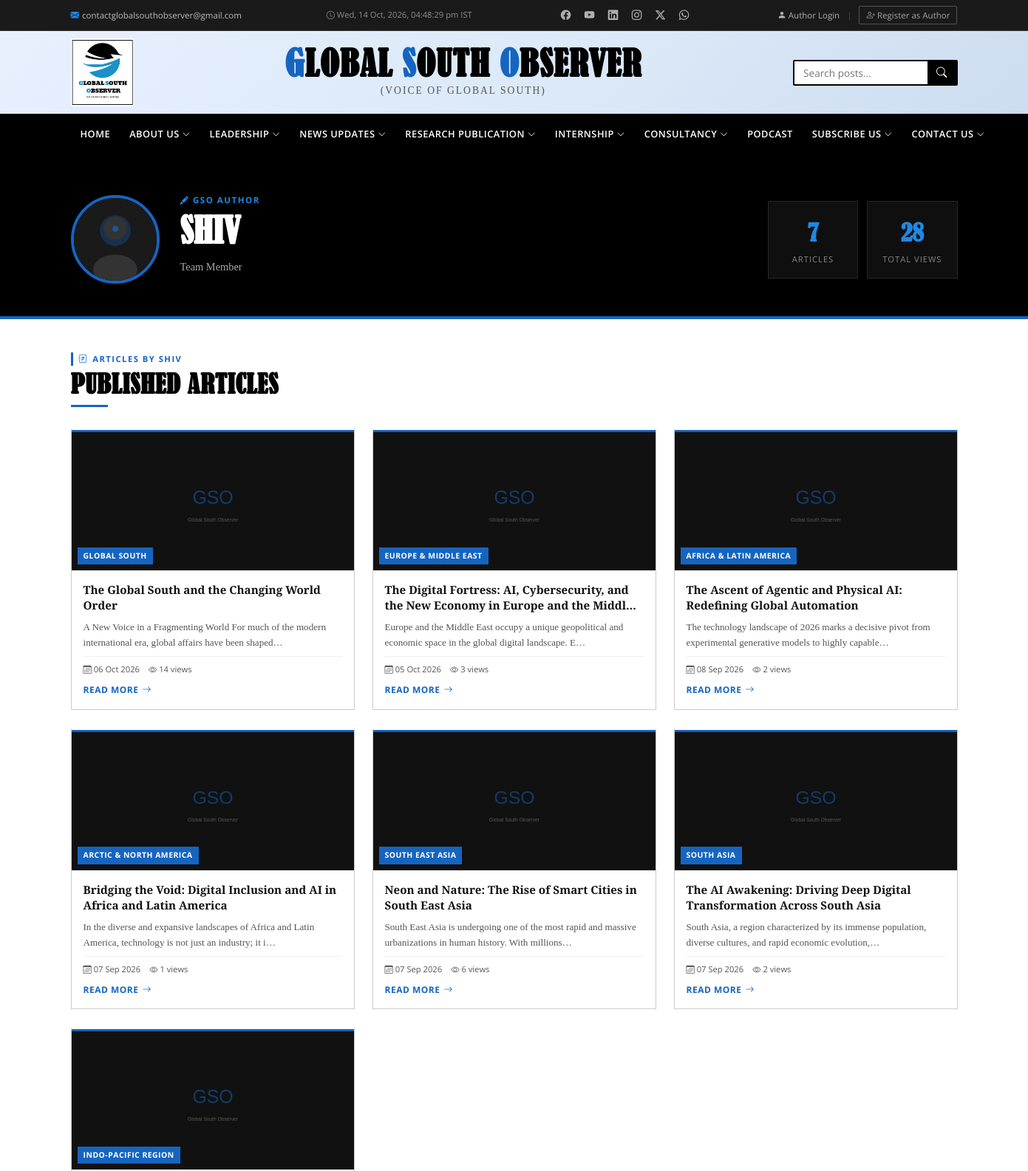
The page /author/shiv/ (upper part) on the database as committed earlier.
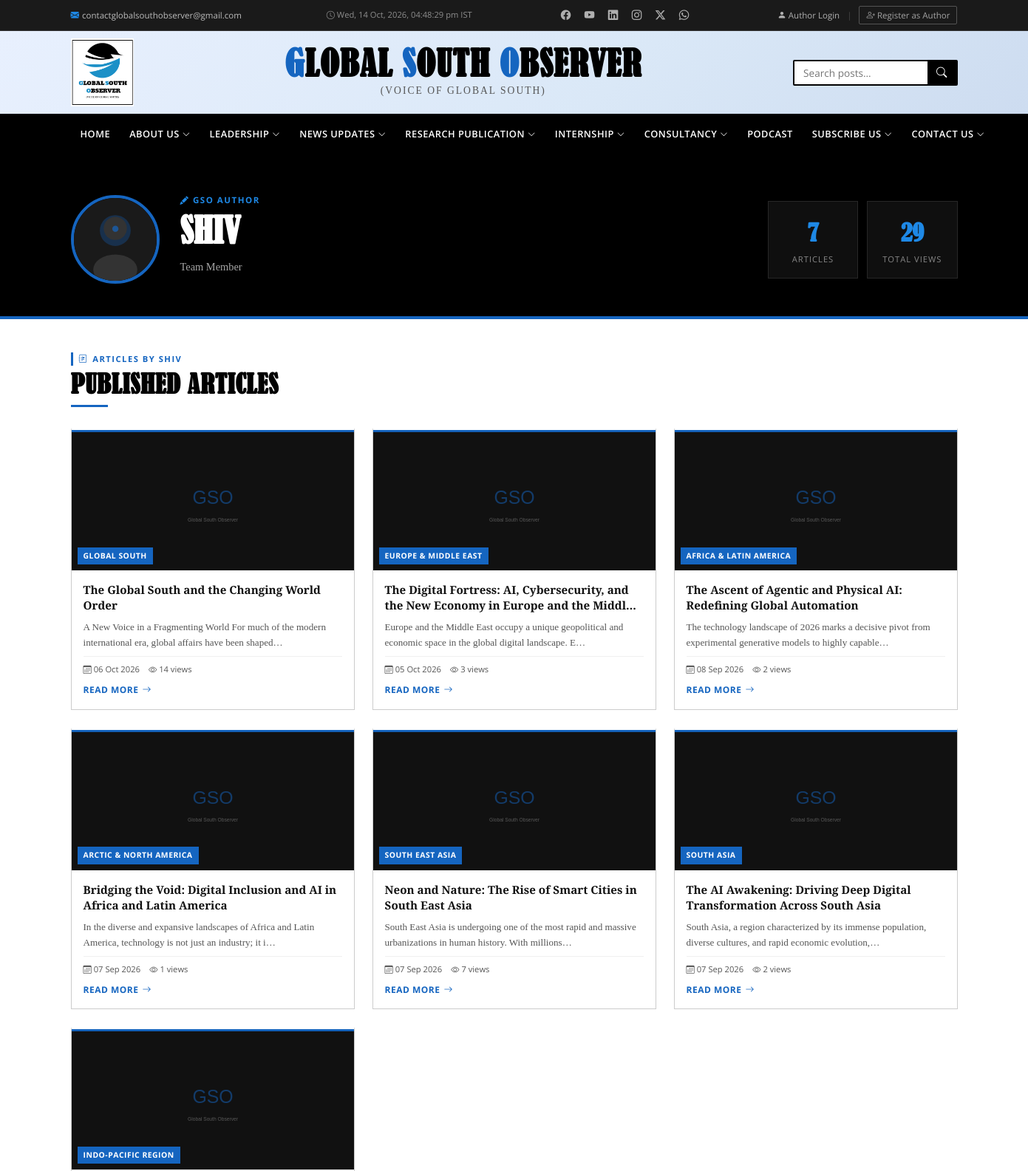
The same page on the database as committed later.
### observer/models.py (models this page shows, shortened)
class Post(models.Model):
    CATEGORY_CHOICES = [
        ('global-south',        'Global South'),
        ('indo-pacific',        'Indo-Pacific Region'),
        ('south-asia',          'South Asia'),
        ('south-east-asia',     'South East Asia'),
        ('africa-latin-america','Africa & Latin America'),
        ('europe-middle-east',  'Europe & Middle East'),
        ('arctic-north-america','Arctic & North America'),
    ]
    STATUS_CHOICES = [
        ('pending',   'Pending Review'),
        ('published', 'Published'),
        ('rejected',  'Rejected'),
    ]
    title            = models.CharField(max_length=300)
    slug             = models.SlugField(max_length=320, unique=True, blank=True)
    author           = models.ForeignKey(Author, on_delete=models.CASCADE, related_name='posts')
    category         = models.CharField(max_length=50, choices=CATEGORY_CHOICES)
    image            = models.ImageField(upload_to='posts/%Y/%m/')
    image_credit     = models.CharField(max_length=300, blank=True, help_text="Credit for the featured image (e.g., Photo by John Doe / Getty Images)")
    keywords         = models.CharField(max_length=500, help_text='Comma-separated keywords')
    content          = models.TextField()
    status           = models.CharField(max_length=20, choices=STATUS_CHOICES, default='pending')
    views            = models.PositiveIntegerField(default=0)
    rejection_reason = models.TextField(blank=True)
    created_at       = models.DateTimeField(auto_now_add=True)
    updated_at       = models.DateTimeField(auto_now=True)
    published_at     = models.DateTimeField(null=True, blank=True)
    class Meta:
        ordering = ['-created_at']
        verbose_name = 'Post'
        verbose_name_plural = 'Posts'
    def get_absolute_url(self):
        from django.urls import reverse
        return reverse('post_detail', kwargs={'slug': self.slug})

### observer/views.py (the view)
# urls.py: path('author/<str:username>/', views.author_public_profile_view, name='author_public_profile'),
def author_public_profile_view(request, username):
    user   = get_object_or_404(User, username=username)
    author = get_object_or_404(Author, user=user)
    posts  = author.posts.filter(status='published').order_by('-published_at')
    return render(request, 'author/profile.html', {
        'author':       author,
        'posts':        posts,
        'total_views':  author.total_views,
        'post_count':   posts.count(),
    })

### observer/models.py (called while the page is built)
    def __str__(self):
        return self.user.get_full_name() or self.user.username

    @property
    def total_views(self):
        return self.posts.filter(status='published').aggregate(
            total=Sum('views'))['total'] or 0

### templates/author/profile.html (shortened to what this page needs)
{% extends 'base.html' %}
{% load static %}
{% block content %}
<div style="background:var(--black);padding:52px 0 40px;border-bottom:4px solid var(--blue);">
  <div class="container">
    <div style="display:flex;gap:28px;align-items:center;flex-wrap:wrap;">
      <div style="flex-shrink:0;">
        {% if author.photo %}
        <img src="{{ author.photo.url }}" alt="{{ author }}"
             style="width:120px;height:120px;border-radius:50%;border:4px solid var(--blue);display:block;"
             onerror="this.src='/static/images/default-avatar.svg'"/>
        {% else %}
        <div style="width:120px;height:120px;border-radius:50%;background:var(--blue);display:flex;align-items:center;justify-content:center;font-size:3.5rem;color:rgba(255,255,255,.7);">
          <i class="bi bi-person-fill"></i>
        </div>
        {% endif %}
      </div>
      <div style="flex:1;min-width:200px;">
        <div style="font-family:var(--font-ui);font-size:.72rem;font-weight:700;text-transform:uppercase;letter-spacing:1.5px;color:var(--blue-light);margin-bottom:6px;">
          <i class="bi bi-pencil-fill"></i> GSO Author
        </div>
        <h1 style="font-family:var(--font-title);font-size:clamp(1.8rem,4vw,3rem);font-weight:900;color:#fff;text-transform:uppercase;line-height:1.1;margin-bottom:10px;">
          {{ author }}
        </h1>
        {% if author.bio %}
        <p style="font-size:.9rem;color:rgba(255,255,255,.65);max-width:600px;line-height:1.7;margin-bottom:14px;">{{ author.bio }}</p>
        {% endif %}
      </div>
      <div style="display:grid;grid-template-columns:1fr 1fr;gap:12px;flex-shrink:0;">
        <div style="background:rgba(255,255,255,.06);border:1px solid rgba(255,255,255,.1);padding:16px 20px;text-align:center;">
          <div style="font-family:var(--font-title);font-size:2rem;font-weight:900;color:var(--blue-light);">{{ post_count }}</div>
          <div style="font-family:var(--font-ui);font-size:.7rem;text-transform:uppercase;letter-spacing:1px;color:rgba(255,255,255,.5);">Articles</div>
        </div>
        <div style="background:rgba(255,255,255,.06);border:1px solid rgba(255,255,255,.1);padding:16px 20px;text-align:center;">
          <div style="font-family:var(--font-title);font-size:2rem;font-weight:900;color:var(--blue-light);">{{ total_views }}</div>
          <div style="font-family:var(--font-ui);font-size:.7rem;text-transform:uppercase;letter-spacing:1px;color:rgba(255,255,255,.5);">Total Views</div>
        </div>
      </div>
    </div>
  </div>
</div>
<section class="section" style="padding-top:40px;">
  <div class="container">
    <div style="margin-bottom:28px;">
      <div class="section-label"><i class="bi bi-journal-richtext"></i> Articles by {{ author }}</div>
      <h2 class="section-title">Published Articles</h2>
      <div class="section-divider"></div>
    </div>
    {% if posts %}
    <div class="news-grid">
      {% for post in posts %}
      <article class="news-card" data-animate>
        <div class="card-img-wrap">
          <a href="{{ post.get_absolute_url }}">
            <img src="{{ post.image.url }}" alt="{{ post.title }}" loading="lazy"
                 onerror="this.src='/static/images/news-placeholder.svg'"/>
          </a>
          <span class="card-source">{{ post.get_category_display }}</span>
        </div>
        <div class="card-body">
          <h3 class="card-title">
            <a href="{{ post.get_absolute_url }}">{{ post.title|truncatechars:85 }}</a>
          </h3>
          <p class="card-desc">{{ post.content|striptags|truncatechars:110 }}</p>
          <div class="card-meta">
            <span><i class="bi bi-calendar3"></i> {{ post.published_at|date:"d M Y" }}</span>
            <span><i class="bi bi-eye"></i> {{ post.views }} views</span>
          </div>
          <a href="{{ post.get_absolute_url }}" class="card-read-more">Read More <i class="bi bi-arrow-right"></i></a>
        </div>
      </article>
      {% endfor %}
    </div>
    {% else %}
    <div class="empty-state">
      <i class="bi bi-journal"></i>
      <p>No published articles yet from this author.</p>
    </div>
    {% endif %}
  </div>
</section>
{% endblock %}

Rows that differ between the two databases and show on the page:
changed Post "Neon and Nature: The Rise of Smart Cities in South East Asia": views "6" → "7"
Other text that changed with them:
{{ total_views }}: "28" → "29"
